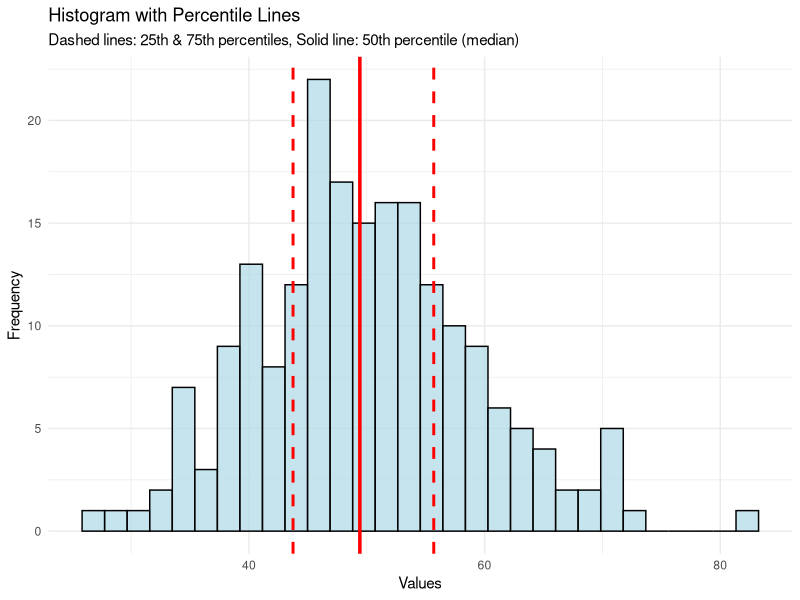
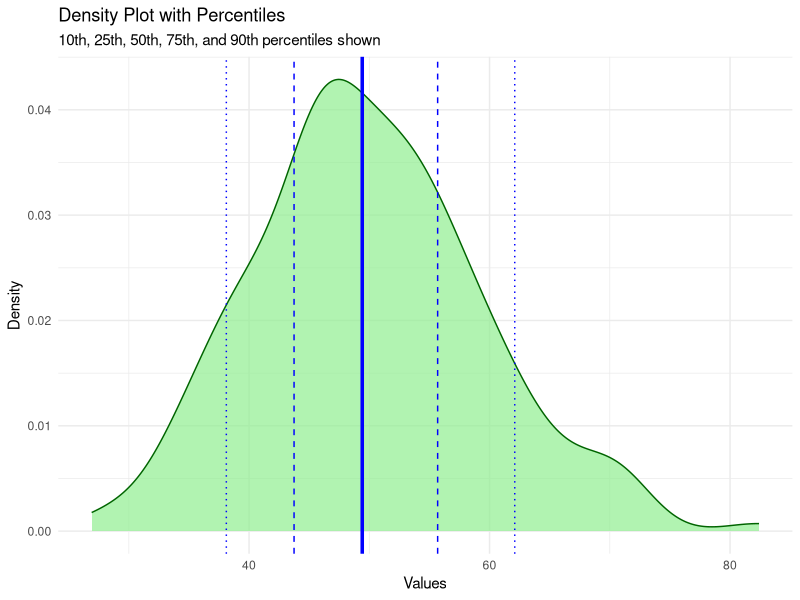
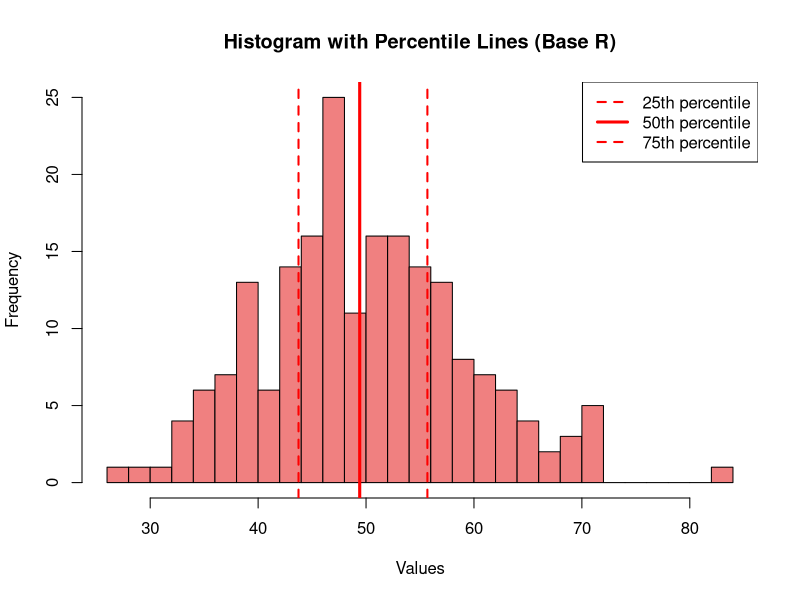
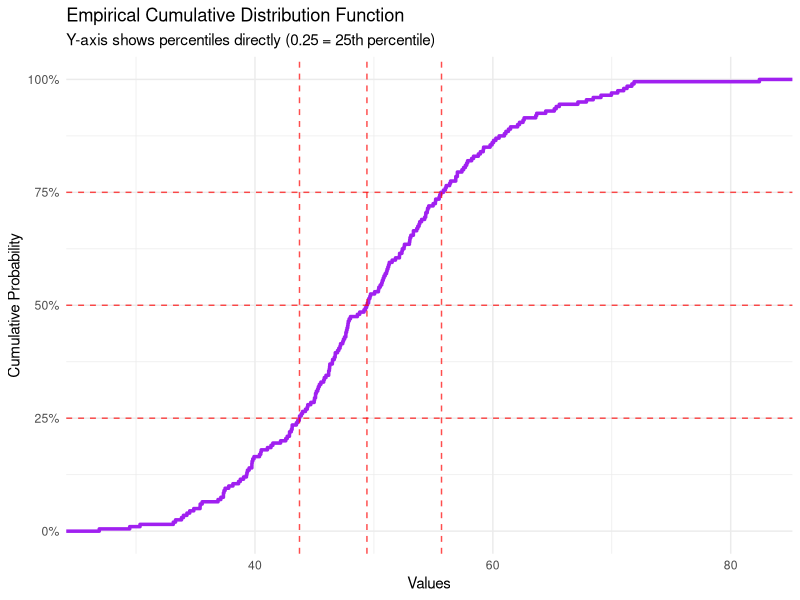
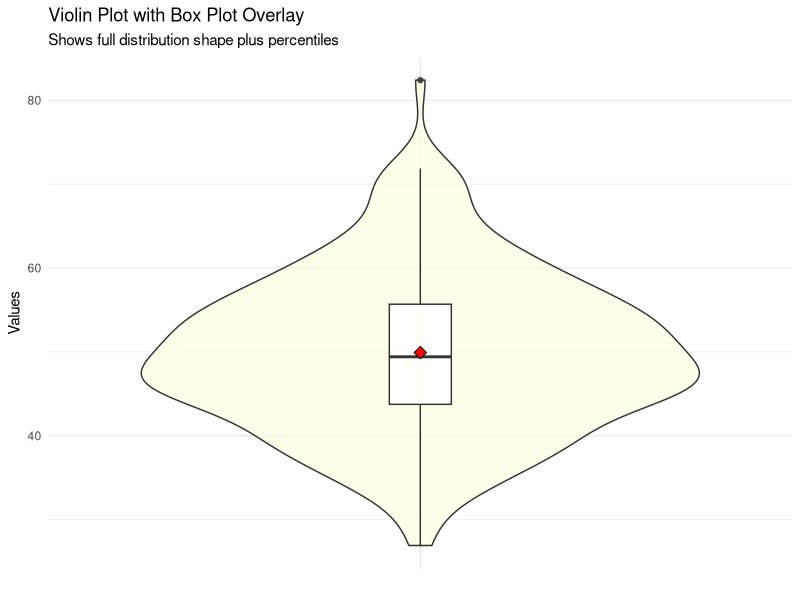
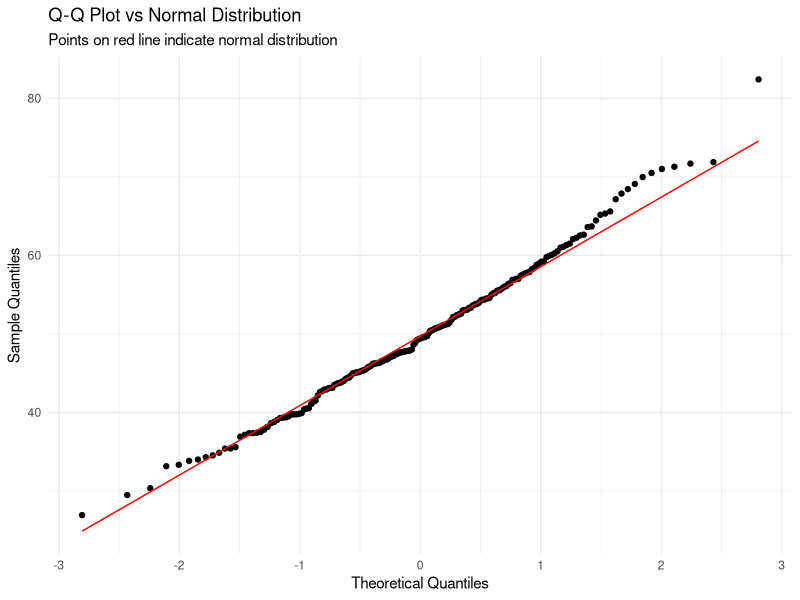
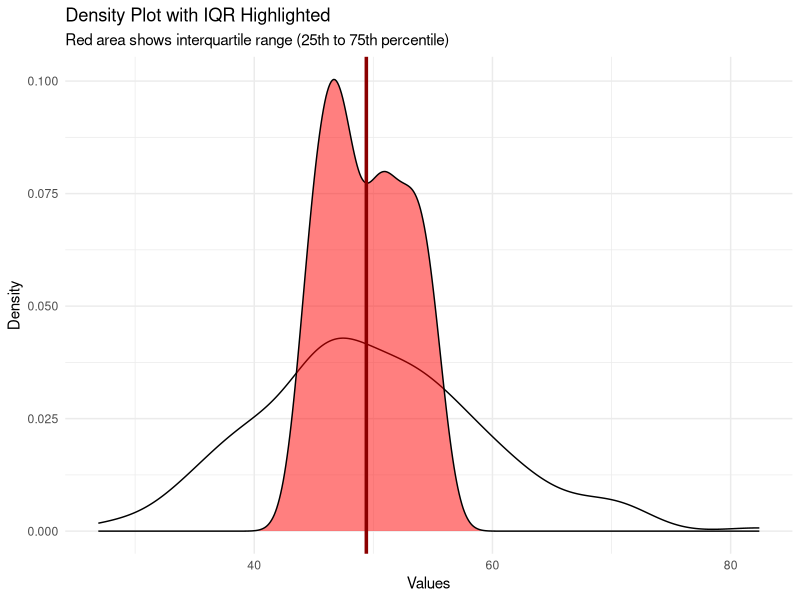
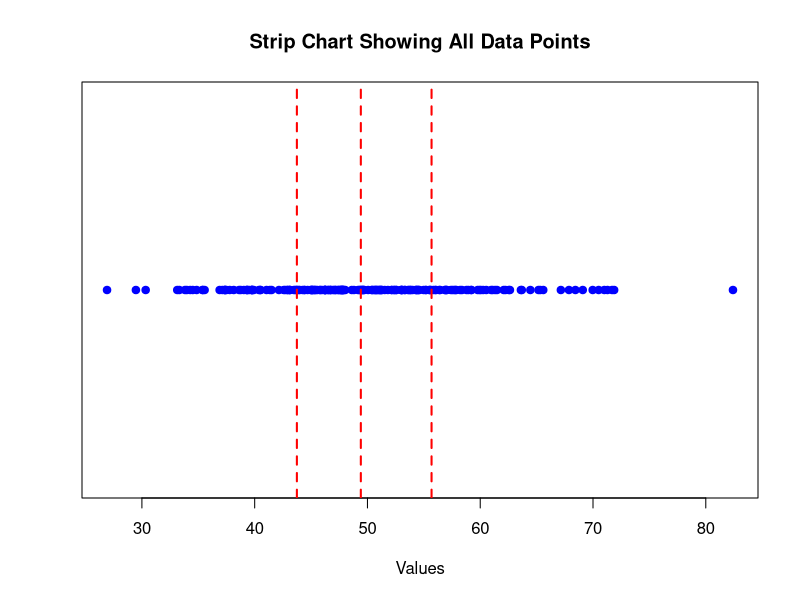

The R source for these figures, in order:
# Distribution Plots for Percentile Visualization in R

# Load required libraries
library(ggplot2)

# Generate sample data
set.seed(123)
values <- rnorm(200, mean = 50, sd = 10)

# Create data frame for ggplot
df <- data.frame(values = values)

# Method 1: Histogram with percentile lines
p1 <- ggplot(df, aes(x = values)) +
  geom_histogram(bins = 30, fill = "lightblue", alpha = 0.7, color = "black") +
  geom_vline(aes(xintercept = quantile(values, 0.25)), 
             color = "red", linetype = "dashed", size = 1) +
  geom_vline(aes(xintercept = quantile(values, 0.50)), 
             color = "red", linetype = "solid", size = 1.2) +
  geom_vline(aes(xintercept = quantile(values, 0.75)), 
             color = "red", linetype = "dashed", size = 1) +
  labs(title = "Histogram with Percentile Lines",
       subtitle = "Dashed lines: 25th & 75th percentiles, Solid line: 50th percentile (median)",
       x = "Values", y = "Frequency") +
  theme_minimal()

print(p1)

# Method 2: Density plot with percentiles
p2 <- ggplot(df, aes(x = values)) +
  geom_density(fill = "lightgreen", alpha = 0.7, color = "darkgreen") +
  geom_vline(aes(xintercept = quantile(values, 0.10)), 
             color = "blue", linetype = "dotted") +
  geom_vline(aes(xintercept = quantile(values, 0.25)), 
             color = "blue", linetype = "dashed") +
  geom_vline(aes(xintercept = quantile(values, 0.50)), 
             color = "blue", linetype = "solid", size = 1.2) +
  geom_vline(aes(xintercept = quantile(values, 0.75)), 
             color = "blue", linetype = "dashed") +
  geom_vline(aes(xintercept = quantile(values, 0.90)), 
             color = "blue", linetype = "dotted") +
  labs(title = "Density Plot with Percentiles",
       subtitle = "10th, 25th, 50th, 75th, and 90th percentiles shown",
       x = "Values", y = "Density") +
  theme_minimal()

print(p2)

# Method 3: Histogram with base R
hist(values, 
     breaks = 30, 
     col = "lightcoral", 
     border = "black",
     main = "Histogram with Percentile Lines (Base R)",
     xlab = "Values", 
     ylab = "Frequency")

# Add percentile lines
abline(v = quantile(values, 0.25), col = "red", lty = 2, lwd = 2)
abline(v = quantile(values, 0.50), col = "red", lty = 1, lwd = 3)
abline(v = quantile(values, 0.75), col = "red", lty = 2, lwd = 2)

# Add legend
legend("topright", 
       legend = c("25th percentile", "50th percentile", "75th percentile"),
       col = "red", lty = c(2, 1, 2), lwd = c(2, 3, 2))

# Method 4: Empirical Cumulative Distribution Function (ECDF)
p3 <- ggplot(df, aes(x = values)) +
  stat_ecdf(geom = "step", color = "purple", size = 1.2) +
  geom_hline(yintercept = c(0.25, 0.50, 0.75), 
             color = "red", linetype = "dashed", alpha = 0.7) +
  geom_vline(aes(xintercept = quantile(values, 0.25)), 
             color = "red", linetype = "dashed", alpha = 0.7) +
  geom_vline(aes(xintercept = quantile(values, 0.50)), 
             color = "red", linetype = "dashed", alpha = 0.7) +
  geom_vline(aes(xintercept = quantile(values, 0.75)), 
             color = "red", linetype = "dashed", alpha = 0.7) +
  labs(title = "Empirical Cumulative Distribution Function",
       subtitle = "Y-axis shows percentiles directly (0.25 = 25th percentile)",
       x = "Values", y = "Cumulative Probability") +
  theme_minimal() +
  scale_y_continuous(labels = scales::percent_format())

print(p3)

# Method 5: Violin plot (single distribution)
p4 <- ggplot(df, aes(x = "", y = values)) +
  geom_violin(fill = "lightyellow", alpha = 0.7) +
  geom_boxplot(width = 0.1, fill = "white", alpha = 0.8) +
  stat_summary(fun = mean, geom = "point", 
               shape = 23, size = 3, fill = "red") +
  labs(title = "Violin Plot with Box Plot Overlay",
       subtitle = "Shows full distribution shape plus percentiles",
       x = "", y = "Values") +
  theme_minimal() +
  theme(axis.text.x = element_blank(),
        axis.ticks.x = element_blank())

print(p4)

# Method 6: Q-Q Plot (comparing to normal distribution)
p5 <- ggplot(df, aes(sample = values)) +
  stat_qq() +
  stat_qq_line(color = "red") +
  labs(title = "Q-Q Plot vs Normal Distribution",
       subtitle = "Points on red line indicate normal distribution",
       x = "Theoretical Quantiles", y = "Sample Quantiles") +
  theme_minimal()

print(p5)

# Method 7: Density plot with filled percentile regions
# Calculate percentiles
p25 <- quantile(values, 0.25)
p75 <- quantile(values, 0.75)

p6 <- ggplot(df, aes(x = values)) +
  geom_density(alpha = 0.3) +
  geom_density(data = subset(df, values >= p25 & values <= p75),
               fill = "red", alpha = 0.5) +
  geom_vline(aes(xintercept = quantile(values, 0.50)), 
             color = "darkred", linetype = "solid", size = 1.2) +
  labs(title = "Density Plot with IQR Highlighted",
       subtitle = "Red area shows interquartile range (25th to 75th percentile)",
       x = "Values", y = "Density") +
  theme_minimal()

print(p6)

# Method 8: Strip chart (dot plot)
stripchart(values, 
           method = "stack", 
           pch = 19, 
           col = "blue",
           main = "Strip Chart Showing All Data Points",
           xlab = "Values")

# Add percentile lines
abline(v = quantile(values, c(0.25, 0.50, 0.75)), 
       col = "red", lty = 2, lwd = 2)

# Print summary statistics
cat("\nSummary Statistics:\n")
summary_stats <- data.frame(
  Min = min(values),
  Q1 = quantile(values, 0.25),
  Median = median(values),
  Mean = mean(values),
  Q3 = quantile(values, 0.75),
  Max = max(values),
  SD = sd(values)
)

print(summary_stats)

# Calculate various percentiles
cat("\nPercentiles:\n")
percentiles <- quantile(values, probs = seq(0.1, 0.9, 0.1))
print(percentiles)
